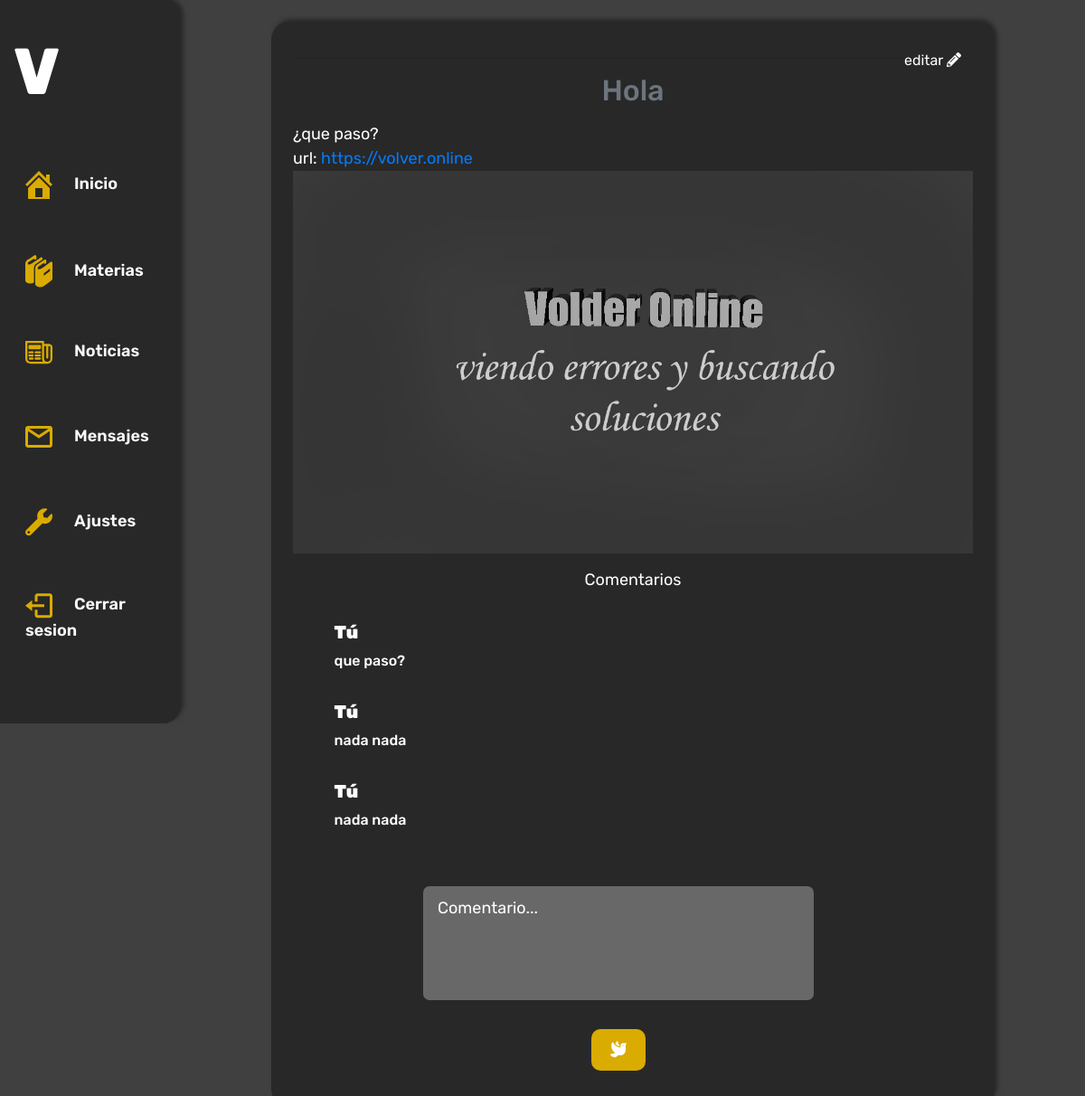
The app's page /profesor/noticias/11 (signed in) with its own data.
### noticias/models.py (models this page shows, shortened)
class ProfesorNoticia(models.Model):
    user = models.ForeignKey(User, on_delete = models.CASCADE, null=True, blank=True)
    titulo = models.CharField(max_length=50)
    mensaje = models.TextField(max_length=1999)
    url = models.URLField(max_length=200, null=True, blank=True)
    imagen = models.ImageField(upload_to="noticias/profesor", null=True, blank=True)
    materia = models.ManyToManyField(Materia, null=True, blank=True)
    created = models.DateField(auto_now_add=True)
    class Meta():
        verbose_name = "Profesor Noticia"
        verbose_name_plural = "Profesores Noticias"
    def __str__(self):
        return self.titulo

class ProfesorNoticiaComentarios(models.Model):
    user = models.ForeignKey(User, on_delete = models.CASCADE, null=True, blank=True)
    mensaje = models.TextField(max_length=400)
    noticia= models.ForeignKey(ProfesorNoticia, on_delete = models.CASCADE, null=True, blank=True)
    class Meta():
        verbose_name = "Profesor Comenario"
        verbose_name_plural = "Profesores Comentarios"

### profesor/views.py (the view, shortened to what this page needs)
# urls.py: path('noticias/<int:id_noticia>', login_required(views.ver_noticia_profesor), name="ver_noticia_profesor"),
def ver_noticia_profesor(request, id_noticia):
    noticia = ProfesorNoticia.objects.get(id=id_noticia)
    if noticia.user != request.user:
        return redirect("/profesor/")
    comentarios = ProfesorNoticiaComentarios.objects.filter(noticia=noticia)
    formulario = FormProfesorNoticia(instance=noticia)
    materias = Materia.objects.filter(profesor=request.user.profesor)
    materias_de_noticias = []
    materias_de_noticias += noticia.materia.filter()
    cont = {
        "noticia":noticia,
        "comentarios":comentarios,
        "formulario":formulario,
        "materias":materias,
        "materias_de_noticias":materias_de_noticias,
    }
    return render(request, "profesor/ver_noticia_profesor.html", cont)

### noticias/forms.py
class FormProfesorNoticia(forms.ModelForm):
    class Meta:
        model = ProfesorNoticia
        widgets = {
            'titulo': forms.TextInput(attrs={'placeholder': 'Titulo'}),
            'mensaje': forms.Textarea(attrs={'placeholder': '¿en que estas pensando?...'}),
            'url': forms.TextInput(attrs={'placeholder': 'https://www.volder.online'}),
        }
        fields = '__all__'

### usuarios/models.py (called while the page is built)
    def __str__(self):
        curso_y_division = self.curso + "-" + self.division
        return curso_y_division

    def __str__(self):
        nombre_y_curso = self.nombre + " " + str(self.curso)
        return nombre_y_curso

### profesor/templates/profesor/ver_noticia_profesor.html (shortened to what this page needs)
{% extends 'profesor/base.html' %}
{% load static %}
{% block content %}
<div class="mid-contenido mid-contenido-animacion col-12 col-md-8 mx-auto my-4 p-4">
    <div class="row">
        <div id="vista">
                <a id="icon" onclick="editar()" class="btn float-right"> editar <i class="fas fa-pencil-alt"></i></a><hr>
                <div class="col col-md-6 mx-auto">
                    <p class="h2 text-center text-muted">{{noticia}}</p>
                </div>
                <div class="publicacion my-3">
                    <div class="cuerpo">
                        <p> {{noticia.mensaje|linebreaks}} </p>
                        <p> url: <a href="{{noticia.url}}">{{noticia.url}}</a></p>
                    </div>
                    <div class="imagen">
                        {% if noticia.imagen %}
                            <img src="{{noticia.imagen.url}}" alt="{{noticia}}">
                        {% endif %}
                    </div>
                </div>
                <div class="container-comentario container-animacion ">
                    <p class="titulo text-center"> Comentarios</p>
                    <div id="comentraios" class="comentarios mx-auto">
                        {% for comentario in comentarios%}
                            {% if comentario.user.profesor %}
                                <div id="comentario" class="comentario mensaje-recibido mensaje-recibido-profesor">
                                    <p class="nombre"> {{comentario.user.profesor}} </p>
                                    <p class="mensaje">
                                        {{comentario.mensaje}}
                                    </p>
                                </div>
                            {% elif comentario.user.estudiante == user.estudiante %}
                                <div id="comentario" class="comentario mensaje-enviado">
                                    <h6 class="nombre"> Tú </h6>
                                    <span class="mensaje">
                                        {{comentario.mensaje}}
                                    </span>
                                </div>
                            {% endif%}
                        {% endfor%}
                    </div>
                    <div id="enviar-comentario" class="enviar-comentario">
                        <form action="" method="POST"> {% csrf_token %}
                            <div class="send row mx-auto">
                                <textarea placeholder="Comentario..." name="comentario" id="texto-comentario" required cols="30" rows="10"></textarea>
                                <button onclick="enviar()"  class="" ><i class="fas fa-dove"></i></button>
                            </div>
                        </form>
                    </div>
                </div>
        </div>
    </div>
</div>
{% endblock %}

### volder_app/static/css/estudiante/main.css (style rules this page uses)
:root { --naranja:#DAAB00; --negro:#282828; --bg:#404040; --grey:#686868; --white:#FFF; }
* { margin: 0px; padding: 0px; outline: none; }
p { margin:0 }
.row { margin: 0px !important; padding: 0px !important; }
body { max-width: 100vw; overflow-x: hidden; font-size: 18px; font-family:'Rubik', sans-serif; }
.contenedor, .container, .mid-contenido { color: var(--white); border-radius: 20px; background-color: var(--negro); box-shadow: 3px -3px 5px var(--negro); }
.comentarios { overflow-y: auto; max-height: 50vh; width: 90%; font-size: 20px !important; }
.comentario { margin-top: 10px; width: auto; max-width: 45%; height: auto; padding: 0 .5rem; margin: 2rem 0; display: flex; align-items: flex-start; flex-direction: column; }
.comentario .mensaje, .comentario .nombre { font-size: 20px; font-weight:900; margin-bottom: 0; }
.comentario .mensaje { font-size: 16px; font-weight: 500; margin-top: .5rem; }
.enviar-comentario { width: 60vw; margin-top: 1.8rem; }
.enviar-comentario form .send { display: flex; align-items: center; flex-direction: column; justify-content: space-between; }
.enviar-comentario form .send textarea { border-radius: 7px; min-width: 60%; height: 7em; padding: .7rem 1rem; display: flex; margin-bottom: 1rem; resize: none; background-color: var(--grey); border: 0; outline: 0; color: #fff; }
input::placeholder, textarea::placeholder { color: white; }
.input--send, .enviar-comentario form .send button { width: auto; padding: .6rem 1.3rem; margin: 1rem 0; background: transparent; color: var(--white); font-weight: 600; background-color: var(--naranja); position: relative; border: 0; outline: none; border-radius: 10px; outline: 2px solid var(--naranja); outline-offset: -5px; transition: .4s ease-in-out; }
#icon { color:var(--white); }

### volder_app/templates/volder/carga.html (style rules this page uses)
*, *::after,*::before { margin: 0; padding: 0; -webkit-box-sezing: border-box; -moz-box-sezing: border-box; box-sezing: border-box; }

### profesor/templates/profesor/ver_noticia_profesor.html (style rules this page uses)
img { width: 100%; }

### records on screen
ProfesorNoticia: titulo "Hola", mensaje "¿que paso?", url "https://volver.online", imagen (picture)
ProfesorNoticiaComentarios: mensaje "que paso?"
ProfesorNoticiaComentarios: mensaje "nada nada"
ProfesorNoticiaComentarios: mensaje "nada nada"
